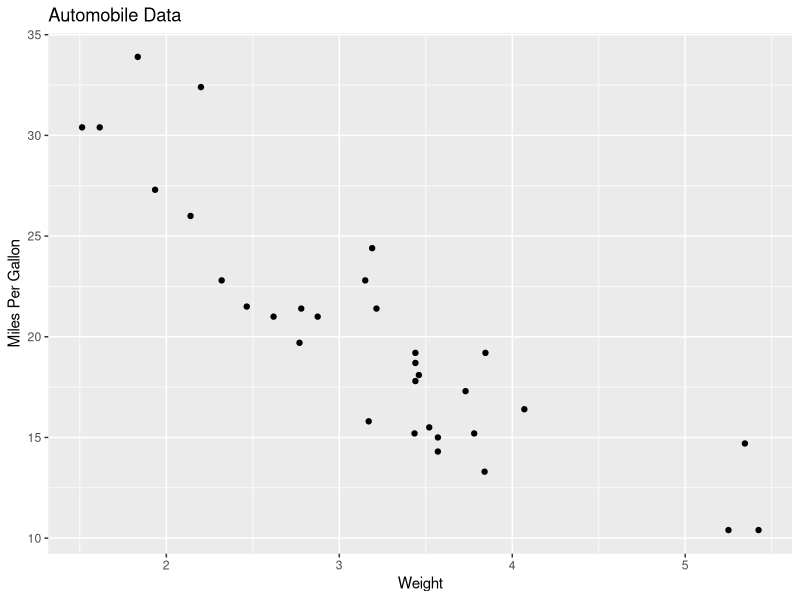
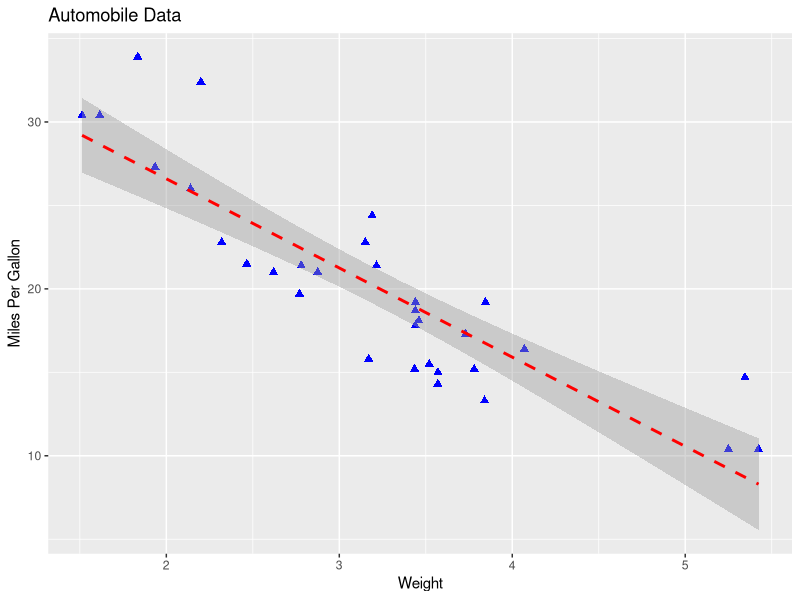
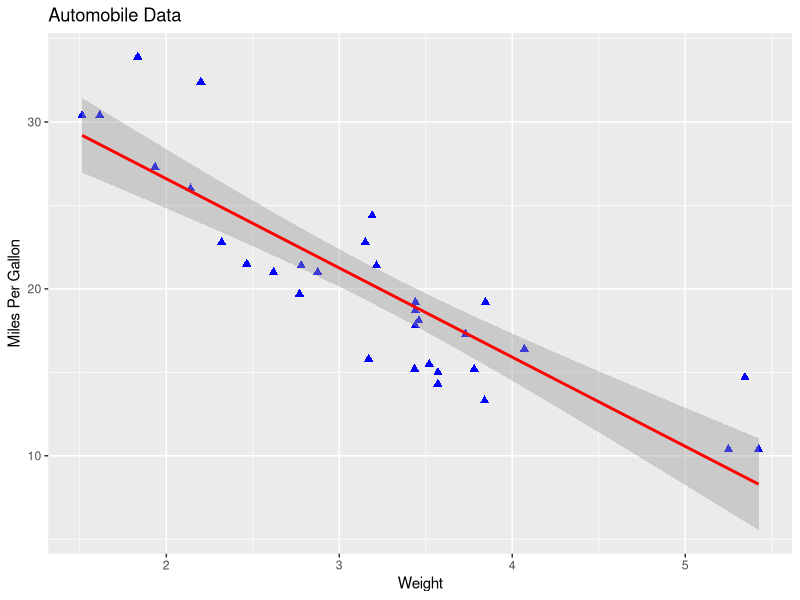
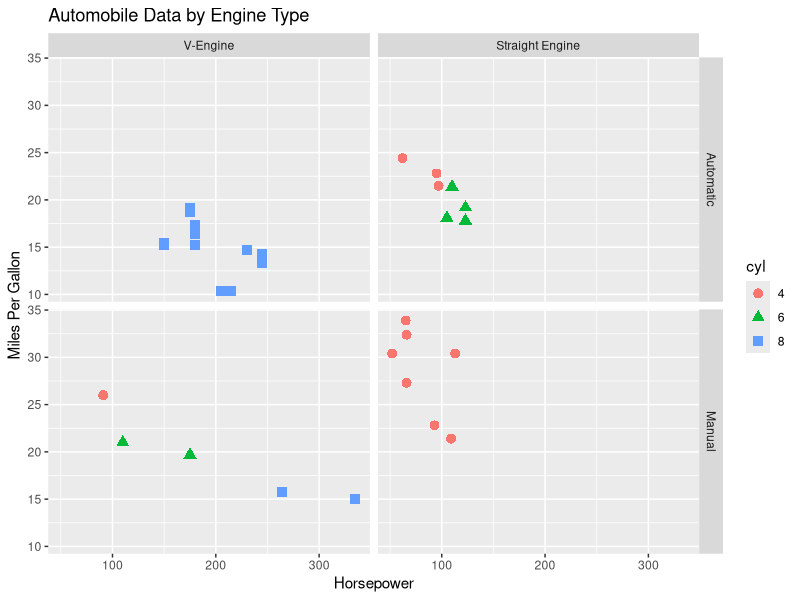
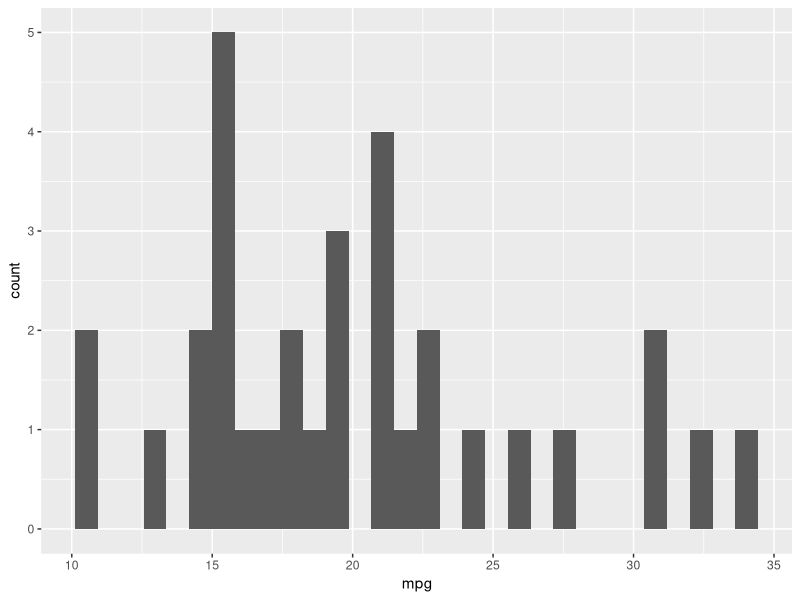
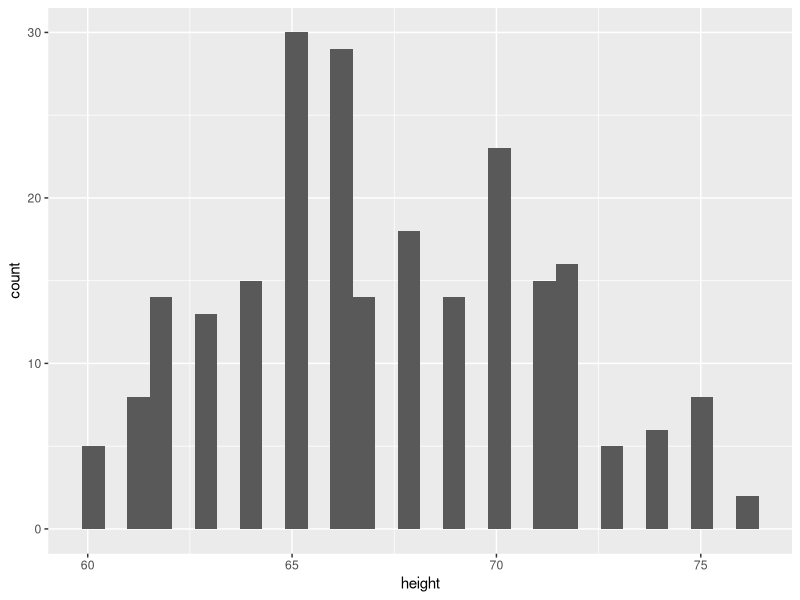
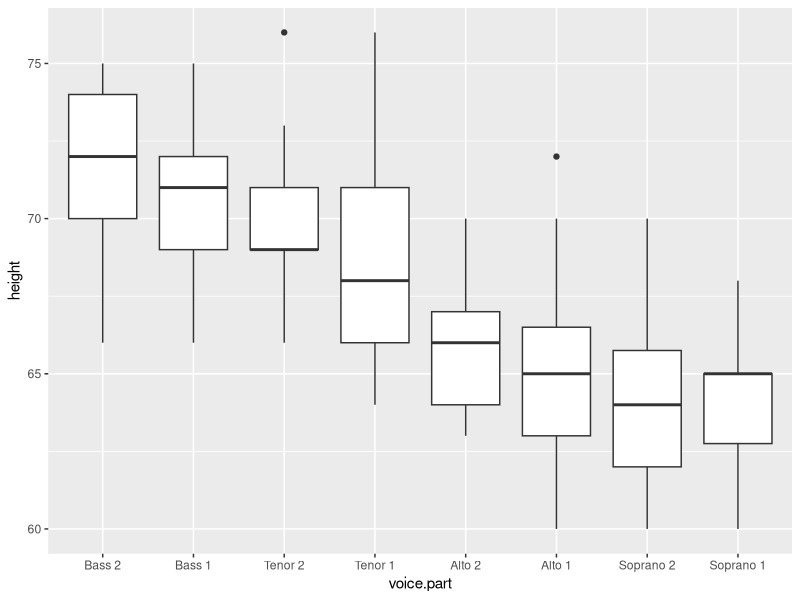

R code for these plots, in order: (Note: this script raises an error after producing the figures.)
# Basic scatterplot
library(ggplot2)
ggplot(data=mtcars, aes(x=wt, y=mpg)) +
  geom_point() +
  labs(title="Automobile Data", x="Weight", y="Miles Per Gallon")


# Scatter plot with additional options
library(ggplot2)
ggplot(data=mtcars, aes(x=wt, y=mpg)) +
  geom_point(pch=17, color="blue", size=2) +
  geom_smooth(method="lm", color="red", linetype=2) +
  labs(title="Automobile Data", x="Weight", y="Miles Per Gallon")


p<-ggplot(data=mtcars, aes(x=wt, y=mpg)) 

p+ geom_point(pch=17, color="blue", size=2) +
  geom_smooth(method="lm", color="red", linetype=1) +
  labs(title="Automobile Data", x="Weight", y="Miles Per Gallon")



# Scatter plot with faceting and grouping
data(mtcars)

mtcars$am <- factor(mtcars$am, levels=c(0,1),
                    labels=c("Automatic", "Manual"))
mtcars$vs <- factor(mtcars$vs, levels=c(0,1),
                    labels=c("V-Engine", "Straight Engine"))
mtcars$cyl <- factor(mtcars$cyl)


library(ggplot2)
ggplot(data=mtcars, aes(x=hp, y=mpg,
                        shape=cyl, color=cyl)) +
  geom_point(size=3) +
  facet_grid(am~vs) +
  labs(title="Automobile Data by Engine Type",
       x="Horsepower", y="Miles Per Gallon")

# Using geoms
data(singer, package="lattice")
head(singer)

# hist(mtcars$mpg,breaks = 29,col = 'gray')
ggplot(mtcars, aes(x=mpg)) + geom_histogram()

ggplot(singer, aes(x=height)) + geom_histogram()

ggplot(singer, aes(x=voice.part, y=height)) + geom_boxplot()

# 
# ggplot(data=mtcars, aes(x=cyl, y=mpg)) +  geom_boxplot()


# ggplot(data=mtcars, aes(x=cyl, y=mpg)) +
#   geom_boxplot(fill="cornflowerblue",
#                color="black", notch=T)+
#   geom_point(position="jitter", color="blue", alpha=.8)+
#   geom_rug(side="l", color="black")



data(Salaries, package="car")
library(ggplot2)
ggplot(Salaries, aes(x=rank, y=salary)) +
  geom_boxplot(fill="cornflowerblue",
               color="black", notch=T)+
  geom_point(position="jitter", color="blue", alpha=.5)+
  geom_rug(side="l", color="black")



# Grouping
## color,fill, size,shape or combination.
library(ggplot2)
data(singer, package="lattice")
ggplot(singer, aes(x=voice.part, y=height)) +
  geom_violin(fill="lightblue") +
  geom_boxplot(fill="lightgreen", width=0.2)



data(Salaries, package="car")
head(Salaries)
table(Salaries$rank)
library(ggplot2)
ggplot(data=Salaries, aes(x=salary,fill=rank)) +
  geom_density(alpha=.5,col='black')
# +facet_grid(rank~.)

ggplot(Salaries, aes(x=yrs.since.phd, y=salary,  shape=sex,
                     color=rank)) + geom_point()

head(Salaries)
ggplot(Salaries, aes(x=rank, fill=sex)) +
  geom_bar(position="stack") + labs(title='position="stack"')

ggplot(Salaries, aes(x=rank, fill=sex)) +
  geom_bar(position="dodge") + labs(title='position="dodge"')

ggplot(Salaries, aes(x=rank, fill=sex)) +
  geom_bar(position="fill") + labs(title='position="fill"')
## y='proportion'


# Placing options
ggplot(Salaries, aes(x=rank, fill=sex))+ geom_bar()
##stack by default.
ggplot(Salaries, aes(x=rank)) + geom_bar(fill="cornflowerblue")

ggplot(Salaries, aes(x=rank, fill="cornflowerblue")) + geom_bar()


# Faceting: face_wrap
data(singer, package="lattice")
library(ggplot2)
ggplot(data=singer, aes(x=height)) +
  geom_histogram() +
  facet_wrap(~voice.part, nrow=4)

# Faceting: face_grid
library(ggplot2)
ggplot(Salaries, aes(x=yrs.since.phd, y=salary, color=rank,
                     shape=rank)) + geom_point() + facet_grid(sex~.)


data(singer, package="lattice")
library(ggplot2)
ggplot(data=singer, aes(x=height, fill=voice.part)) +
  geom_density() +
  facet_grid(voice.part~.)


# Adding smoothed lines
data(Salaries, package="car")
library(ggplot2)
ggplot(data=Salaries, aes(x=yrs.since.phd, y=salary)) +
  geom_smooth() + geom_point()

ggplot(data=Salaries, aes(x=yrs.since.phd, y=salary,
                          linetype=sex, shape=sex, color=sex)) +
  geom_smooth(method=lm, formula=y~poly(x,2),
              se=F, size=2) +
  geom_point(size=2,alpha=0.5)


# Modifying axes
data(Salaries,package="car")
library(ggplot2)
ggplot(data=Salaries, aes(x=rank, y=salary,fill=sex)) +
  geom_boxplot() +
  scale_x_discrete(breaks=c("AsstProf", "AssocProf", "Prof"),
                   labels=c("Assistant\nProfessor",
                            "Associate\nProfessor",
                            "Full\nProfessor")) +
  scale_y_continuous(breaks=c(50000, 100000, 150000, 200000),
                     labels=c("$50K", "$100K", "$150K", "$200K")) +
  labs(title="Faculty Salary by Rank and Sex", x="", y="")


# Legends
data(Salaries,package="car")
library(ggplot2)
ggplot(data=Salaries, aes(x=rank, y=salary, fill=sex)) +
  geom_boxplot() +
scale_x_discrete(breaks=c("AsstProf", "AssocProf", "Prof"),
                   labels=c("Assistant\nProfessor",
                            "Associate\nProfessor",
                            "Full\nProfessor")) +
  scale_y_continuous(breaks=c(50000, 100000, 150000, 200000),
                     labels=c("$50K", "$100K", "$150K", "$200K")) +
  labs(title="Faculty Salary by Rank and Gender",
       x="", y="", fill="Gender") +
  theme(legend.position=c(.15,.8))


# Scales
table(mtcars$disp)
ggplot(mtcars, aes(x=wt, y=mpg, size=disp)) +
  geom_point(shape=21, color="black", fill="cornsilk") +
  labs(x="Weight", y="Miles Per Gallon",
       title="Bubble Chart", size="Engine\nDisplacement")


data(Salaries, package="car")
ggplot(data=Salaries, aes(x=yrs.since.phd, y=salary, color=rank))  +
  geom_point(size=2)+
  scale_color_manual(values=c("orange", "olivedrab", "navy"))

ggplot(data=Salaries, aes(x=yrs.since.phd, y=salary, color=rank)) +
  scale_color_brewer(palette="Set1") + geom_point(size=2)

library(RColorBrewer)
display.brewer.all()


# Themes
data(Salaries, package="car")
library(ggplot2)
mytheme <- theme(plot.title=element_text(face="bold.italic",
                                         size="14", color="brown"),
                 axis.title=element_text(face="bold.italic",
                                         size=10, color="brown"),
                 axis.text=element_text(face="bold", size=9,
                                        color="darkblue"),
                 panel.background=element_rect(fill="white",
                                               color="darkblue"),
                 panel.grid.major.y=element_line(color="grey",
                                                 linetype=1),
                 panel.grid.minor.y=element_line(color="grey",
                                                 linetype=2),
                 panel.grid.minor.x=element_blank(),
                 legend.position="top")

ggplot(Salaries, aes(x=rank, y=salary, fill=sex)) +
  geom_boxplot() +
  labs(title="Salary by Rank and Sex", 
       x="Rank", y="Salary") +
  mytheme


# Multiple graphs per page
data(Salaries, package="car")
library(ggplot2)
p1 <- ggplot(data=Salaries, aes(x=rank)) + geom_bar()
p2 <- ggplot(data=Salaries, aes(x=sex)) + geom_bar()
p3 <- ggplot(data=Salaries, aes(x=yrs.since.phd, y=salary)) + geom_point()

library(gridExtra)
grid.arrange(p1, p2, p3, ncol=3)


# Saving graphs
ggplot(data=mtcars, aes(x=mpg)) + geom_histogram()
ggsave(file="mygraph.pdf")

